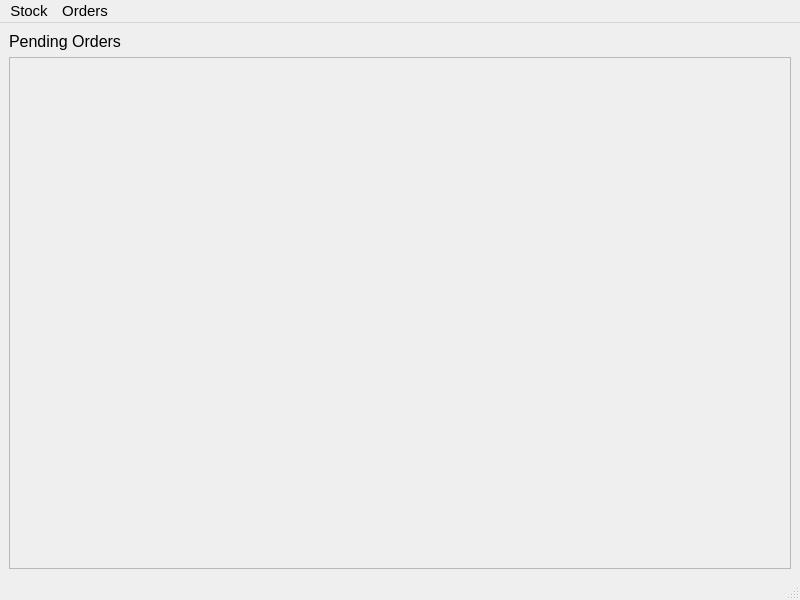
<?xml version="1.0" encoding="UTF-8"?>
<ui version="4.0">
 <class>MainWindow</class>
 <widget class="QMainWindow" name="MainWindow">
  <property name="geometry">
   <rect>
    <x>0</x>
    <y>0</y>
    <width>800</width>
    <height>600</height>
   </rect>
  </property>
  <property name="windowTitle">
   <string>MainWindow</string>
  </property>
  <widget class="QWidget" name="centralwidget">
   <layout class="QGridLayout" name="gridLayout">
    <item row="1" column="0">
     <widget class="QScrollArea" name="OrdersScrollArea">
      <property name="frameShape">
       <enum>QFrame::StyledPanel</enum>
      </property>
      <property name="frameShadow">
       <enum>QFrame::Plain</enum>
      </property>
      <property name="lineWidth">
       <number>1</number>
      </property>
      <property name="midLineWidth">
       <number>0</number>
      </property>
      <property name="widgetResizable">
       <bool>true</bool>
      </property>
      <widget class="QWidget" name="scrollAreaWidgetContents">
       <property name="geometry">
        <rect>
         <x>0</x>
         <y>0</y>
         <width>780</width>
         <height>509</height>
        </rect>
       </property>
      </widget>
     </widget>
    </item>
    <item row="0" column="0">
     <widget class="QLabel" name="label">
      <property name="font">
       <font>
        <pointsize>12</pointsize>
       </font>
      </property>
      <property name="text">
       <string>Pending Orders</string>
      </property>
     </widget>
    </item>
   </layout>
  </widget>
  <widget class="QMenuBar" name="menubar">
   <property name="geometry">
    <rect>
     <x>0</x>
     <y>0</y>
     <width>800</width>
     <height>23</height>
    </rect>
   </property>
   <property name="font">
    <font>
     <pointsize>11</pointsize>
    </font>
   </property>
   <widget class="QMenu" name="StockMenu">
    <property name="font">
     <font>
      <pointsize>11</pointsize>
     </font>
    </property>
    <property name="title">
     <string>Stock</string>
    </property>
    <addaction name="ViewAll_Action"/>
    <addaction name="ViewSuspended_Action"/>
    <addaction name="VewUnsuspended_Action"/>
    <addaction name="separator"/>
    <addaction name="Import_Action"/>
    <addaction name="Export_Action"/>
    <addaction name="ConnectToDataBase_Action"/>
   </widget>
   <widget class="QMenu" name="OrdersMenu">
    <property name="font">
     <font>
      <pointsize>11</pointsize>
     </font>
    </property>
    <property name="title">
     <string>Orders</string>
    </property>
    <addaction name="separator"/>
    <addaction name="AddOrder_Action"/>
    <addaction name="separator"/>
    <addaction name="RemoveAll_Action"/>
    <addaction name="CompleteAll_Action"/>
   </widget>
   <addaction name="StockMenu"/>
   <addaction name="OrdersMenu"/>
  </widget>
  <widget class="QStatusBar" name="statusbar"/>
  <action name="ViewAll_Action">
   <property name="text">
    <string>View All</string>
   </property>
  </action>
  <action name="ViewSuspended_Action">
   <property name="text">
    <string>View Suspended</string>
   </property>
  </action>
  <action name="VewUnsuspended_Action">
   <property name="text">
    <string>View Unsuspended</string>
   </property>
  </action>
  <action name="Import_Action">
   <property name="text">
    <string>Import</string>
   </property>
  </action>
  <action name="Export_Action">
   <property name="text">
    <string>Export</string>
   </property>
  </action>
  <action name="ConnectToDataBase_Action">
   <property name="text">
    <string>Connect To DataBase</string>
   </property>
  </action>
  <action name="AddOrder_Action">
   <property name="text">
    <string>Add Order</string>
   </property>
  </action>
  <action name="RemoveAll_Action">
   <property name="text">
    <string>Remove All</string>
   </property>
  </action>
  <action name="CompleteAll_Action">
   <property name="text">
    <string>Complete All</string>
   </property>
  </action>
 </widget>
 <resources/>
 <connections/>
</ui>
